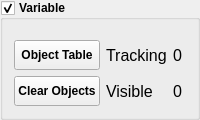
                    <widget class="QGroupBox" name="gbCameraVariable">
                     <property name="font">
                      <font>
                       <weight>75</weight>
                       <bold>true</bold>
                      </font>
                     </property>
                     <property name="styleSheet">
                      <string notr="true"/>
                     </property>
                     <property name="title">
                      <string>Variable</string>
                     </property>
                     <property name="flat">
                      <bool>false</bool>
                     </property>
                     <property name="checkable">
                      <bool>true</bool>
                     </property>
                     <layout class="QHBoxLayout" name="horizontalLayout_30">
                      <property name="topMargin">
                       <number>20</number>
                      </property>
                      <item>
                       <layout class="QVBoxLayout" name="verticalLayout_41">
                        <item>
                         <widget class="QPushButton" name="pbViewDataObjects">
                          <property name="minimumSize">
                           <size>
                            <width>0</width>
                            <height>30</height>
                           </size>
                          </property>
                          <property name="styleSheet">
                           <string notr="true"/>
                          </property>
                          <property name="text">
                           <string>Object Table</string>
                          </property>
                          <property name="icon">
                           <iconset resource="resource.qrc">
                            <normaloff>:/icon/icons8-object-48.png</normaloff>:/icon/icons8-object-48.png</iconset>
                          </property>
                         </widget>
                        </item>
                        <item>
                         <widget class="QPushButton" name="pbClearDetectObjects">
                          <property name="minimumSize">
                           <size>
                            <width>0</width>
                            <height>30</height>
                           </size>
                          </property>
                          <property name="toolTip">
                           <string>&lt;html&gt;&lt;head/&gt;&lt;body&gt;&lt;p&gt;Clear All Objects in Memory&lt;/p&gt;&lt;p&gt;M98 PclearObjects --&amp;gt; Clear All&lt;/p&gt;&lt;p&gt;M98 PdeleteFirstObject --&amp;gt; Delete First&lt;/p&gt;&lt;/body&gt;&lt;/html&gt;</string>
                          </property>
                          <property name="statusTip">
                           <string extracomment="Clear All Detect Objects"/>
                          </property>
                          <property name="text">
                           <string>Clear Objects</string>
                          </property>
                          <property name="icon">
                           <iconset resource="resource.qrc">
                            <normaloff>:/icon/Eraser_16px.png</normaloff>:/icon/Eraser_16px.png</iconset>
                          </property>
                         </widget>
                        </item>
                       </layout>
                      </item>
                      <item>
                       <layout class="QGridLayout" name="gridLayout_15">
                        <item row="0" column="0">
                         <widget class="QLabel" name="label_48">
                          <property name="font">
                           <font>
                            <pointsize>12</pointsize>
                            <weight>50</weight>
                            <bold>false</bold>
                            <kerning>true</kerning>
                           </font>
                          </property>
                          <property name="text">
                           <string>Tracking</string>
                          </property>
                         </widget>
                        </item>
                        <item row="0" column="1">
                         <widget class="QLabel" name="lbTrackingObjectNumber">
                          <property name="font">
                           <font>
                            <pointsize>12</pointsize>
                            <weight>50</weight>
                            <bold>false</bold>
                            <kerning>true</kerning>
                           </font>
                          </property>
                          <property name="text">
                           <string>0</string>
                          </property>
                         </widget>
                        </item>
                        <item row="1" column="0">
                         <widget class="QLabel" name="label_50">
                          <property name="font">
                           <font>
                            <pointsize>12</pointsize>
                            <weight>50</weight>
                            <bold>false</bold>
                            <kerning>true</kerning>
                           </font>
                          </property>
                          <property name="text">
                           <string>Visible</string>
                          </property>
                         </widget>
                        </item>
                        <item row="1" column="1">
                         <widget class="QLabel" name="lbVisibleObjectNumber">
                          <property name="font">
                           <font>
                            <pointsize>12</pointsize>
                            <weight>50</weight>
                            <bold>false</bold>
                            <kerning>true</kerning>
                           </font>
                          </property>
                          <property name="text">
                           <string>0</string>
                          </property>
                         </widget>
                        </item>
                       </layout>
                      </item>
                     </layout>
                    </widget>
